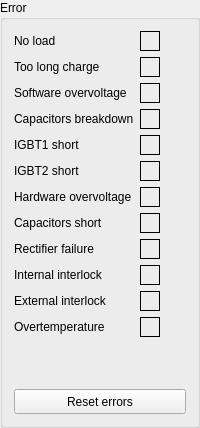
         <widget class="QGroupBox" name="groupBox_3">
          <property name="title">
           <string>Error</string>
          </property>
          <layout class="QFormLayout" name="formLayout_2">
           <item row="0" column="0">
            <widget class="QLabel" name="label_9">
             <property name="text">
              <string>No load</string>
             </property>
            </widget>
           </item>
           <item row="0" column="1">
            <widget class="LEDindicator" name="ZU_LED_E0" native="true">
             <property name="sizePolicy">
              <sizepolicy hsizetype="Fixed" vsizetype="Fixed">
               <horstretch>0</horstretch>
               <verstretch>0</verstretch>
              </sizepolicy>
             </property>
             <property name="minimumSize">
              <size>
               <width>20</width>
               <height>20</height>
              </size>
             </property>
             <property name="baseSize">
              <size>
               <width>20</width>
               <height>20</height>
              </size>
             </property>
             <property name="styleSheet">
              <string notr="true">border: 1 solid black	</string>
             </property>
            </widget>
           </item>
           <item row="1" column="0">
            <widget class="QLabel" name="label_10">
             <property name="text">
              <string>Too long charge</string>
             </property>
            </widget>
           </item>
           <item row="1" column="1">
            <widget class="LEDindicator" name="ZU_LED_E1" native="true">
             <property name="sizePolicy">
              <sizepolicy hsizetype="Fixed" vsizetype="Fixed">
               <horstretch>0</horstretch>
               <verstretch>0</verstretch>
              </sizepolicy>
             </property>
             <property name="minimumSize">
              <size>
               <width>20</width>
               <height>20</height>
              </size>
             </property>
             <property name="baseSize">
              <size>
               <width>20</width>
               <height>20</height>
              </size>
             </property>
             <property name="styleSheet">
              <string notr="true">border: 1 solid black	</string>
             </property>
            </widget>
           </item>
           <item row="2" column="0">
            <widget class="QLabel" name="label_11">
             <property name="text">
              <string>Software overvoltage</string>
             </property>
            </widget>
           </item>
           <item row="3" column="0">
            <widget class="QLabel" name="label_12">
             <property name="text">
              <string>Capacitors breakdown</string>
             </property>
            </widget>
           </item>
           <item row="4" column="0">
            <widget class="QLabel" name="label_13">
             <property name="text">
              <string>IGBT1 short</string>
             </property>
            </widget>
           </item>
           <item row="5" column="0">
            <widget class="QLabel" name="label_14">
             <property name="text">
              <string>IGBT2 short</string>
             </property>
            </widget>
           </item>
           <item row="6" column="0">
            <widget class="QLabel" name="label_15">
             <property name="text">
              <string>Hardware overvoltage</string>
             </property>
            </widget>
           </item>
           <item row="7" column="0">
            <widget class="QLabel" name="label_16">
             <property name="text">
              <string>Capacitors short</string>
             </property>
            </widget>
           </item>
           <item row="8" column="0">
            <widget class="QLabel" name="label_17">
             <property name="text">
              <string>Rectifier failure</string>
             </property>
            </widget>
           </item>
           <item row="9" column="0">
            <widget class="QLabel" name="label_18">
             <property name="text">
              <string>Internal interlock</string>
             </property>
            </widget>
           </item>
           <item row="10" column="0">
            <widget class="QLabel" name="label_19">
             <property name="text">
              <string>External interlock</string>
             </property>
            </widget>
           </item>
           <item row="11" column="0">
            <widget class="QLabel" name="label_20">
             <property name="text">
              <string>Overtemperature</string>
             </property>
            </widget>
           </item>
           <item row="2" column="1">
            <widget class="LEDindicator" name="ZU_LED_E2" native="true">
             <property name="sizePolicy">
              <sizepolicy hsizetype="Fixed" vsizetype="Fixed">
               <horstretch>0</horstretch>
               <verstretch>0</verstretch>
              </sizepolicy>
             </property>
             <property name="minimumSize">
              <size>
               <width>20</width>
               <height>20</height>
              </size>
             </property>
             <property name="baseSize">
              <size>
               <width>20</width>
               <height>20</height>
              </size>
             </property>
             <property name="styleSheet">
              <string notr="true">border: 1 solid black	</string>
             </property>
            </widget>
           </item>
           <item row="3" column="1">
            <widget class="LEDindicator" name="ZU_LED_E3" native="true">
             <property name="sizePolicy">
              <sizepolicy hsizetype="Fixed" vsizetype="Fixed">
               <horstretch>0</horstretch>
               <verstretch>0</verstretch>
              </sizepolicy>
             </property>
             <property name="minimumSize">
              <size>
               <width>20</width>
               <height>20</height>
              </size>
             </property>
             <property name="baseSize">
              <size>
               <width>20</width>
               <height>20</height>
              </size>
             </property>
             <property name="styleSheet">
              <string notr="true">border: 1 solid black	</string>
             </property>
            </widget>
           </item>
           <item row="4" column="1">
            <widget class="LEDindicator" name="ZU_LED_E4" native="true">
             <property name="sizePolicy">
              <sizepolicy hsizetype="Fixed" vsizetype="Fixed">
               <horstretch>0</horstretch>
               <verstretch>0</verstretch>
              </sizepolicy>
             </property>
             <property name="minimumSize">
              <size>
               <width>20</width>
               <height>20</height>
              </size>
             </property>
             <property name="baseSize">
              <size>
               <width>20</width>
               <height>20</height>
              </size>
             </property>
             <property name="styleSheet">
              <string notr="true">border: 1 solid black	</string>
             </property>
            </widget>
           </item>
           <item row="5" column="1">
            <widget class="LEDindicator" name="ZU_LED_E5" native="true">
             <property name="sizePolicy">
              <sizepolicy hsizetype="Fixed" vsizetype="Fixed">
               <horstretch>0</horstretch>
               <verstretch>0</verstretch>
              </sizepolicy>
             </property>
             <property name="minimumSize">
              <size>
               <width>20</width>
               <height>20</height>
              </size>
             </property>
             <property name="baseSize">
              <size>
               <width>20</width>
               <height>20</height>
              </size>
             </property>
             <property name="styleSheet">
              <string notr="true">border: 1 solid black	</string>
             </property>
            </widget>
           </item>
           <item row="6" column="1">
            <widget class="LEDindicator" name="ZU_LED_E6" native="true">
             <property name="sizePolicy">
              <sizepolicy hsizetype="Fixed" vsizetype="Fixed">
               <horstretch>0</horstretch>
               <verstretch>0</verstretch>
              </sizepolicy>
             </property>
             <property name="minimumSize">
              <size>
               <width>20</width>
               <height>20</height>
              </size>
             </property>
             <property name="baseSize">
              <size>
               <width>20</width>
               <height>20</height>
              </size>
             </property>
             <property name="styleSheet">
              <string notr="true">border: 1 solid black	</string>
             </property>
            </widget>
           </item>
           <item row="7" column="1">
            <widget class="LEDindicator" name="ZU_LED_E7" native="true">
             <property name="sizePolicy">
              <sizepolicy hsizetype="Fixed" vsizetype="Fixed">
               <horstretch>0</horstretch>
               <verstretch>0</verstretch>
              </sizepolicy>
             </property>
             <property name="minimumSize">
              <size>
               <width>20</width>
               <height>20</height>
              </size>
             </property>
             <property name="baseSize">
              <size>
               <width>20</width>
               <height>20</height>
              </size>
             </property>
             <property name="styleSheet">
              <string notr="true">border: 1 solid black	</string>
             </property>
            </widget>
           </item>
           <item row="8" column="1">
            <widget class="LEDindicator" name="ZU_LED_E8" native="true">
             <property name="sizePolicy">
              <sizepolicy hsizetype="Fixed" vsizetype="Fixed">
               <horstretch>0</horstretch>
               <verstretch>0</verstretch>
              </sizepolicy>
             </property>
             <property name="minimumSize">
              <size>
               <width>20</width>
               <height>20</height>
              </size>
             </property>
             <property name="baseSize">
              <size>
               <width>20</width>
               <height>20</height>
              </size>
             </property>
             <property name="styleSheet">
              <string notr="true">border: 1 solid black	</string>
             </property>
            </widget>
           </item>
           <item row="9" column="1">
            <widget class="LEDindicator" name="ZU_LED_E9" native="true">
             <property name="sizePolicy">
              <sizepolicy hsizetype="Fixed" vsizetype="Fixed">
               <horstretch>0</horstretch>
               <verstretch>0</verstretch>
              </sizepolicy>
             </property>
             <property name="minimumSize">
              <size>
               <width>20</width>
               <height>20</height>
              </size>
             </property>
             <property name="baseSize">
              <size>
               <width>20</width>
               <height>20</height>
              </size>
             </property>
             <property name="styleSheet">
              <string notr="true">border: 1 solid black	</string>
             </property>
            </widget>
           </item>
           <item row="10" column="1">
            <widget class="LEDindicator" name="ZU_LED_E10" native="true">
             <property name="sizePolicy">
              <sizepolicy hsizetype="Fixed" vsizetype="Fixed">
               <horstretch>0</horstretch>
               <verstretch>0</verstretch>
              </sizepolicy>
             </property>
             <property name="minimumSize">
              <size>
               <width>20</width>
               <height>20</height>
              </size>
             </property>
             <property name="baseSize">
              <size>
               <width>20</width>
               <height>20</height>
              </size>
             </property>
             <property name="styleSheet">
              <string notr="true">border: 1 solid black	</string>
             </property>
            </widget>
           </item>
           <item row="11" column="1">
            <widget class="LEDindicator" name="ZU_LED_E11" native="true">
             <property name="sizePolicy">
              <sizepolicy hsizetype="Fixed" vsizetype="Fixed">
               <horstretch>0</horstretch>
               <verstretch>0</verstretch>
              </sizepolicy>
             </property>
             <property name="minimumSize">
              <size>
               <width>20</width>
               <height>20</height>
              </size>
             </property>
             <property name="baseSize">
              <size>
               <width>20</width>
               <height>20</height>
              </size>
             </property>
             <property name="styleSheet">
              <string notr="true">border: 1 solid black	</string>
             </property>
            </widget>
           </item>
           <item row="13" column="0" colspan="2">
            <widget class="QPushButton" name="B_reset">
             <property name="minimumSize">
              <size>
               <width>0</width>
               <height>25</height>
              </size>
             </property>
             <property name="text">
              <string>Reset errors</string>
             </property>
            </widget>
           </item>
           <item row="12" column="0" colspan="2">
            <spacer name="verticalSpacer">
             <property name="orientation">
              <enum>Qt::Vertical</enum>
             </property>
             <property name="sizeHint" stdset="0">
              <size>
               <width>20</width>
               <height>40</height>
              </size>
             </property>
            </spacer>
           </item>
          </layout>
         </widget>
